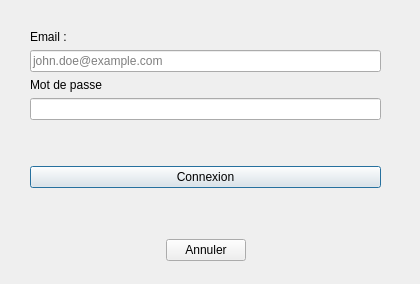
<?xml version="1.0" encoding="UTF-8"?>
<ui version="4.0">
 <class>Dialog</class>
 <widget class="QDialog" name="Dialog">
  <property name="geometry">
   <rect>
    <x>0</x>
    <y>0</y>
    <width>420</width>
    <height>284</height>
   </rect>
  </property>
  <property name="windowTitle">
   <string>Connexion</string>
  </property>
  <widget class="QWidget" name="verticalLayoutWidget">
   <property name="geometry">
    <rect>
     <x>30</x>
     <y>30</y>
     <width>351</width>
     <height>231</height>
    </rect>
   </property>
   <layout class="QVBoxLayout" name="verticalLayout">
    <item>
     <widget class="QLabel" name="label_2">
      <property name="sizePolicy">
       <sizepolicy hsizetype="Preferred" vsizetype="Preferred">
        <horstretch>0</horstretch>
        <verstretch>0</verstretch>
       </sizepolicy>
      </property>
      <property name="text">
       <string>Email :</string>
      </property>
     </widget>
    </item>
    <item>
     <widget class="QLineEdit" name="email_edit">
      <property name="placeholderText">
       <string>john.doe@example.com</string>
      </property>
     </widget>
    </item>
    <item>
     <widget class="QLabel" name="label">
      <property name="sizePolicy">
       <sizepolicy hsizetype="Preferred" vsizetype="Preferred">
        <horstretch>0</horstretch>
        <verstretch>0</verstretch>
       </sizepolicy>
      </property>
      <property name="text">
       <string>Mot de passe</string>
      </property>
     </widget>
    </item>
    <item>
     <widget class="QLineEdit" name="password_edit">
      <property name="echoMode">
       <enum>QLineEdit::Password</enum>
      </property>
     </widget>
    </item>
    <item>
     <spacer name="verticalSpacer">
      <property name="orientation">
       <enum>Qt::Vertical</enum>
      </property>
      <property name="sizeType">
       <enum>QSizePolicy::Preferred</enum>
      </property>
      <property name="sizeHint" stdset="0">
       <size>
        <width>20</width>
        <height>40</height>
       </size>
      </property>
     </spacer>
    </item>
    <item>
     <widget class="QPushButton" name="btn_connect">
      <property name="text">
       <string>Connexion</string>
      </property>
     </widget>
    </item>
    <item>
     <spacer name="verticalSpacer_2">
      <property name="orientation">
       <enum>Qt::Vertical</enum>
      </property>
      <property name="sizeHint" stdset="0">
       <size>
        <width>20</width>
        <height>40</height>
       </size>
      </property>
     </spacer>
    </item>
    <item>
     <layout class="QHBoxLayout" name="horizontalLayout">
      <item>
       <spacer name="horizontalSpacer">
        <property name="orientation">
         <enum>Qt::Horizontal</enum>
        </property>
        <property name="sizeHint" stdset="0">
         <size>
          <width>40</width>
          <height>20</height>
         </size>
        </property>
       </spacer>
      </item>
      <item>
       <widget class="QPushButton" name="btn_abort">
        <property name="text">
         <string>Annuler</string>
        </property>
       </widget>
      </item>
      <item>
       <spacer name="horizontalSpacer_2">
        <property name="orientation">
         <enum>Qt::Horizontal</enum>
        </property>
        <property name="sizeHint" stdset="0">
         <size>
          <width>40</width>
          <height>20</height>
         </size>
        </property>
       </spacer>
      </item>
     </layout>
    </item>
   </layout>
  </widget>
 </widget>
 <resources/>
 <connections/>
</ui>
